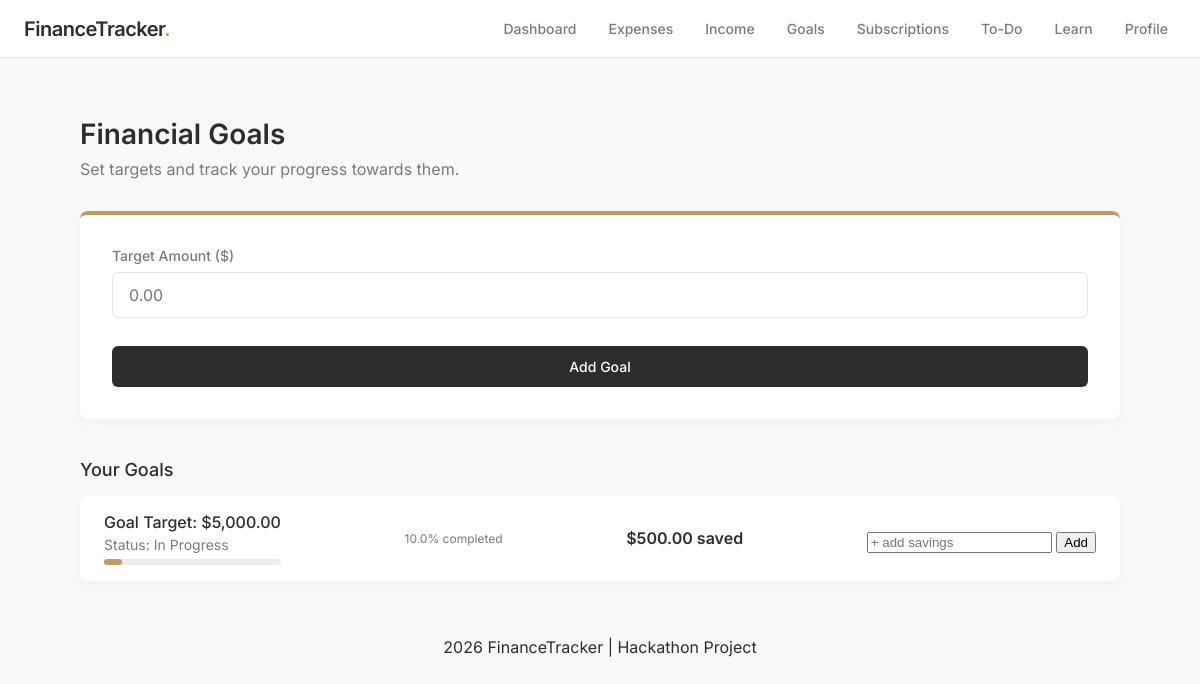
Before: /goals/oleksii with the older database file.
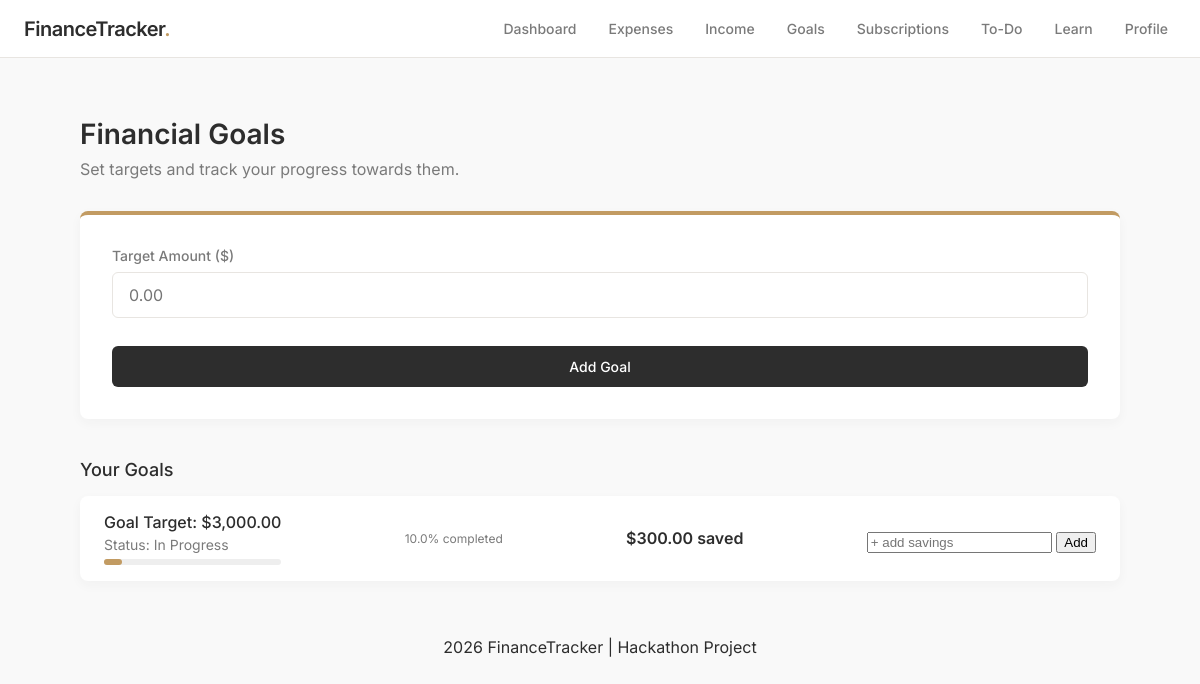
After: the same page with the newer database file.
### tables this page shows
CREATE TABLE goals (
        id INTEGER PRIMARY KEY AUTOINCREMENT,
        user_id INTEGER,
        target REAL,
        current REAL DEFAULT 0,
        completed INTEGER DEFAULT 0
    );

### app.py (the view, shortened to what this page needs)
@app.route("/goals/<username>", methods=["GET", "POST"])
def goals(username):
    user_id = get_user_id(username)
    if not user_id:
        return redirect(url_for("index"))
    conn = get_db()
    data = conn.execute(
        "SELECT * FROM goals WHERE user_id=?",
        (user_id,)
    ).fetchall()
    conn.close()
    return render_template("goals.html", data=data, username=username)

### app.py (called while the page is built)
def get_db():
    conn = sqlite3.connect(DB)
    conn.row_factory = sqlite3.Row
    return conn

def get_user_id(username):
    conn = get_db()
    user = conn.execute(
        "SELECT id FROM users WHERE username=?",
        (username,)
    ).fetchone()
    conn.close()
    return user["id"] if user else None

@app.context_processor
def inject_user():
    username = request.view_args.get("username") if request.view_args else None
    return dict(current_user=username)

### templates/goals.html (shortened to what this page needs)
{% extends "layout.html" %}
{% block navbar %}
    {% include "navbar.html" %}
{% endblock %}
{% block content %}
<div class="container">
    <div class="dashboard-header">
        <h1>Financial Goals</h1>
        <p>Set targets and track your progress towards them.</p>
    </div>
    <div class="form-card" style="border-top-color: #C29B62;">
        <form method="POST">
            <div class="form-group">
                <label>Target Amount ($)</label>
                <input type="number" step="0.01" name="target" class="form-control" placeholder="0.00" required>
            </div>
            <button type="submit" class="btn-primary" style="width: 100%; margin-top: 8px;">Add Goal</button>
        </form>
    </div>
    <h3 class="section-title">Your Goals</h3>
    <div class="transaction-list">
        {% if data %}
            {% for g in data %}
                <div class="transaction-item">
                    <div class="tx-details">
                        <h4>Goal Target: ${{ "{:,.2f}".format(g.target|float) }}</h4>
                        <p>Status: {% if g.completed %}Completed 🎉{% else %}In Progress{% endif %}</p>
                        <div style="background:#eee; height:6px; border-radius:6px; margin-top:6px;">
                            <div style="
                                width: {{ (g.current / g.target * 100) if g.target > 0 else 0 }}%;
                                background:#C29B62;
                                height:6px;
                                border-radius:6px;">
                            </div>
                        </div>
                    </div>
                    <p style="font-size: 12px; color: #7A7A7A;">
                        {{ ((g.current / g.target) * 100) | round(1) if g.target > 0 else 0 }}% completed
                    </p>
                    <div class="tx-amount" style="color: #2D2D2D;">
                        ${{ "{:,.2f}".format(g.current|float) }} saved
                    </div>
                    <form method="POST" action="/update_goal/{{ current_user }}/{{ g.id }}" style="margin-top:8px;">
                        <input type="number" step="0.01" name="amount" placeholder="+ add savings" required>
                        <button type="submit">Add</button>
                    </form>
                </div>
            {% endfor %}
        {% else %}
            <div class="empty-state" style="padding: 32px; text-align: center; color: #7A7A7A;">
                No goals set yet. Start dreaming big!
            </div>
        {% endif %}
    </div>
</div>
{% endblock %}

Changed rows visible on the page:
changed goals: target "5,000.00" → "3,000.00"; current "500.00" → "300.00"
